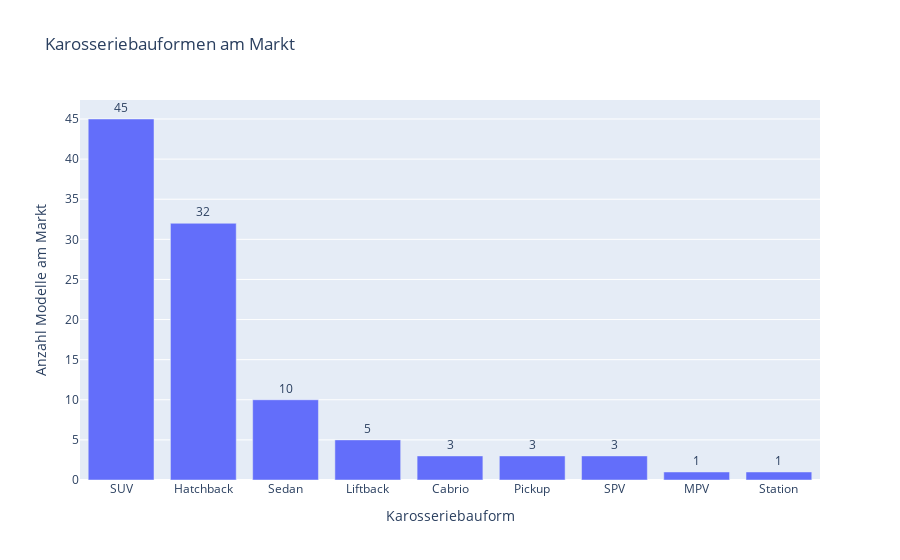

The cell this chart's notebook holds for it:
### Code cell
fig = px.bar(
    x = df_bodystyle.index,
    y = df_bodystyle.values,
    text = df_bodystyle.values,
    title="Karosseriebauformen am Markt",
    labels={'x':'Karosseriebauform','y':'Anzahl Modelle am Markt'})

fig.update_traces(texttemplate='%{text}', textposition='outside')

### Figure 1 — Plotly figure (JSON) as saved in the notebook; plotly's stock layout.template omitted (floating-point values rounded to 4 significant figures)
{"data": [{"alignmentgroup": "True", "hovertemplate": "Karosseriebauform=%{x}<br>Anzahl Modelle am Markt=%{y}<br>text=%{text}<extra></extra>", "legendgroup": "", "marker": {"color": "#636efa", "pattern": {"shape": ""}}, "name": "", "offsetgroup": "", "orientation": "v", "showlegend": false, "text": [45, 32, 10, 5, 3, 3, 3, 1, 1], "textposition": "outside", "texttemplate": "%{text}", "type": "bar", "x": ["SUV", "Hatchback", "Sedan", "Liftback", "Cabrio", "Pickup", "SPV", "MPV", "Station"], "xaxis": "x", "y": [45, 32, 10, 5, 3, 3, 3, 1, 1], "yaxis": "y"}], "layout": {"barmode": "relative", "legend": {"tracegroupgap": 0}, "title": {"text": "Karosseriebauformen am Markt"}, "xaxis": {"anchor": "y", "domain": [0, 1], "title": {"text": "Karosseriebauform"}}, "yaxis": {"anchor": "x", "domain": [0, 1], "title": {"text": "Anzahl Modelle am Markt"}}}}
